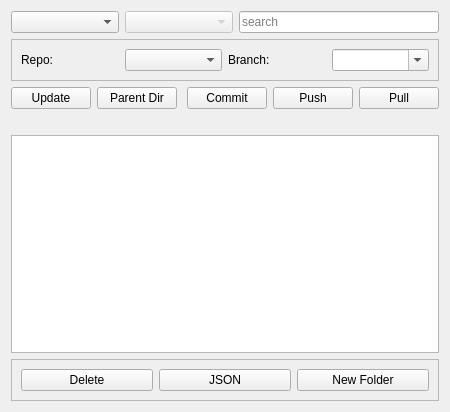
<?xml version="1.0" encoding="UTF-8"?>
<ui version="4.0">
 <class>Form</class>
 <widget class="QWidget" name="Form">
  <property name="geometry">
   <rect>
    <x>0</x>
    <y>0</y>
    <width>450</width>
    <height>412</height>
   </rect>
  </property>
  <property name="windowTitle">
   <string>Form</string>
  </property>
  <layout class="QVBoxLayout" name="verticalLayout_2">
   <item>
    <layout class="QHBoxLayout" name="horizontalLayout_3">
     <item>
      <widget class="QComboBox" name="comboBoxPreset"/>
     </item>
     <item>
      <widget class="QComboBox" name="comboBoxType">
       <property name="enabled">
        <bool>false</bool>
       </property>
       <property name="insertPolicy">
        <enum>QComboBox::InsertAfterCurrent</enum>
       </property>
      </widget>
     </item>
     <item>
      <widget class="QLineEdit" name="lineEditSearch">
       <property name="sizePolicy">
        <sizepolicy hsizetype="Preferred" vsizetype="Fixed">
         <horstretch>0</horstretch>
         <verstretch>0</verstretch>
        </sizepolicy>
       </property>
       <property name="minimumSize">
        <size>
         <width>200</width>
         <height>0</height>
        </size>
       </property>
       <property name="placeholderText">
        <string>search</string>
       </property>
      </widget>
     </item>
    </layout>
   </item>
   <item>
    <widget class="QFrame" name="frameRepo">
     <property name="frameShape">
      <enum>QFrame::StyledPanel</enum>
     </property>
     <property name="frameShadow">
      <enum>QFrame::Raised</enum>
     </property>
     <layout class="QHBoxLayout" name="horizontalLayout_5">
      <item>
       <layout class="QHBoxLayout" name="horizontalLayout_2">
        <item>
         <widget class="QLabel" name="labelRepo">
          <property name="text">
           <string>Repo:</string>
          </property>
         </widget>
        </item>
        <item>
         <widget class="QComboBox" name="comboBoxRepo"/>
        </item>
        <item>
         <widget class="QLabel" name="labelBranch">
          <property name="text">
           <string>Branch:</string>
          </property>
         </widget>
        </item>
        <item>
         <widget class="QComboBox" name="comboBoxBranch">
          <property name="editable">
           <bool>true</bool>
          </property>
         </widget>
        </item>
       </layout>
      </item>
     </layout>
    </widget>
   </item>
   <item>
    <layout class="QHBoxLayout" name="horizontalLayout">
     <item>
      <widget class="QPushButton" name="pushButtonUpdate">
       <property name="text">
        <string>Update</string>
       </property>
      </widget>
     </item>
     <item>
      <widget class="QPushButton" name="pushButtonParentDir">
       <property name="text">
        <string>Parent Dir</string>
       </property>
      </widget>
     </item>
     <item>
      <spacer name="horizontalSpacer">
       <property name="orientation">
        <enum>Qt::Horizontal</enum>
       </property>
       <property name="sizeHint" stdset="0">
        <size>
         <width>40</width>
         <height>20</height>
        </size>
       </property>
      </spacer>
     </item>
     <item>
      <widget class="QPushButton" name="pushButtonCommit">
       <property name="text">
        <string>Commit</string>
       </property>
      </widget>
     </item>
     <item>
      <widget class="QPushButton" name="pushButtonPush">
       <property name="text">
        <string>Push</string>
       </property>
      </widget>
     </item>
     <item>
      <widget class="QPushButton" name="pushButtonPull">
       <property name="text">
        <string>Pull</string>
       </property>
      </widget>
     </item>
    </layout>
   </item>
   <item>
    <widget class="QLabel" name="labelDirectoryPath">
     <property name="text">
      <string/>
     </property>
    </widget>
   </item>
   <item>
    <widget class="QListWidget" name="listWidget"/>
   </item>
   <item>
    <widget class="QFrame" name="frameUtilButtons">
     <property name="frameShape">
      <enum>QFrame::StyledPanel</enum>
     </property>
     <property name="frameShadow">
      <enum>QFrame::Raised</enum>
     </property>
     <layout class="QVBoxLayout" name="verticalLayout">
      <item>
       <layout class="QHBoxLayout" name="horizontalLayout_4">
        <item>
         <widget class="QPushButton" name="pushButtonDelete">
          <property name="text">
           <string>Delete</string>
          </property>
         </widget>
        </item>
        <item>
         <widget class="QPushButton" name="pushButtonJSON">
          <property name="text">
           <string>JSON</string>
          </property>
         </widget>
        </item>
        <item>
         <widget class="QPushButton" name="pushButtonNewFolder">
          <property name="text">
           <string>New Folder</string>
          </property>
         </widget>
        </item>
       </layout>
      </item>
     </layout>
    </widget>
   </item>
  </layout>
 </widget>
 <resources/>
 <connections/>
</ui>
